Frame 1 (no input): blank canvas, image omitted
Frame 60 (the mouse pressed at the canvas centre just before this capture): blank canvas, image omitted
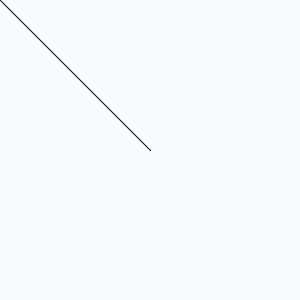
Frame 120 (the mouse held since frame 60 and released just before this capture)

The Processing sketch whose frames 1 and 60 were blank and that drew this single picture after the mouse press (run headless with seeded random() and noise(); from frame 60 on, the mouse is pressed at the canvas centre):

// Processing sketch: week16_painter
// ── week16_painter.pde

  void setup(){
    size(300,300);
    background(#F7FBFC);
}

void draw(){
   //rect(mouseX,mouseY,100,100);
   if(mousePressed){
      line(mouseX,mouseY,pmouseX,pmouseY);
   }
}

void keyPressed(){
  if(key == '1') stroke(255,0,0);
  if(key == '2') stroke(0,255,0);
}
